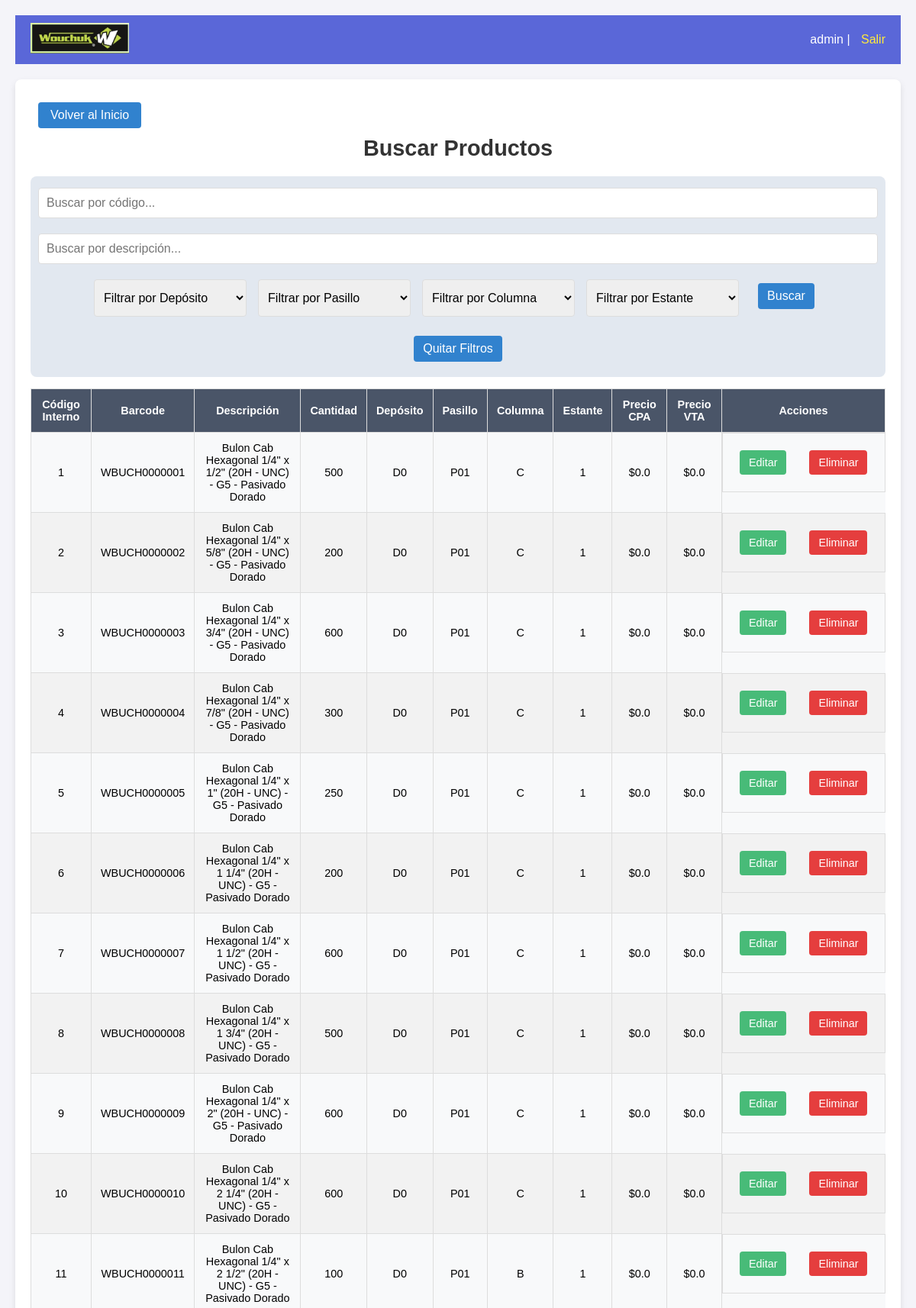
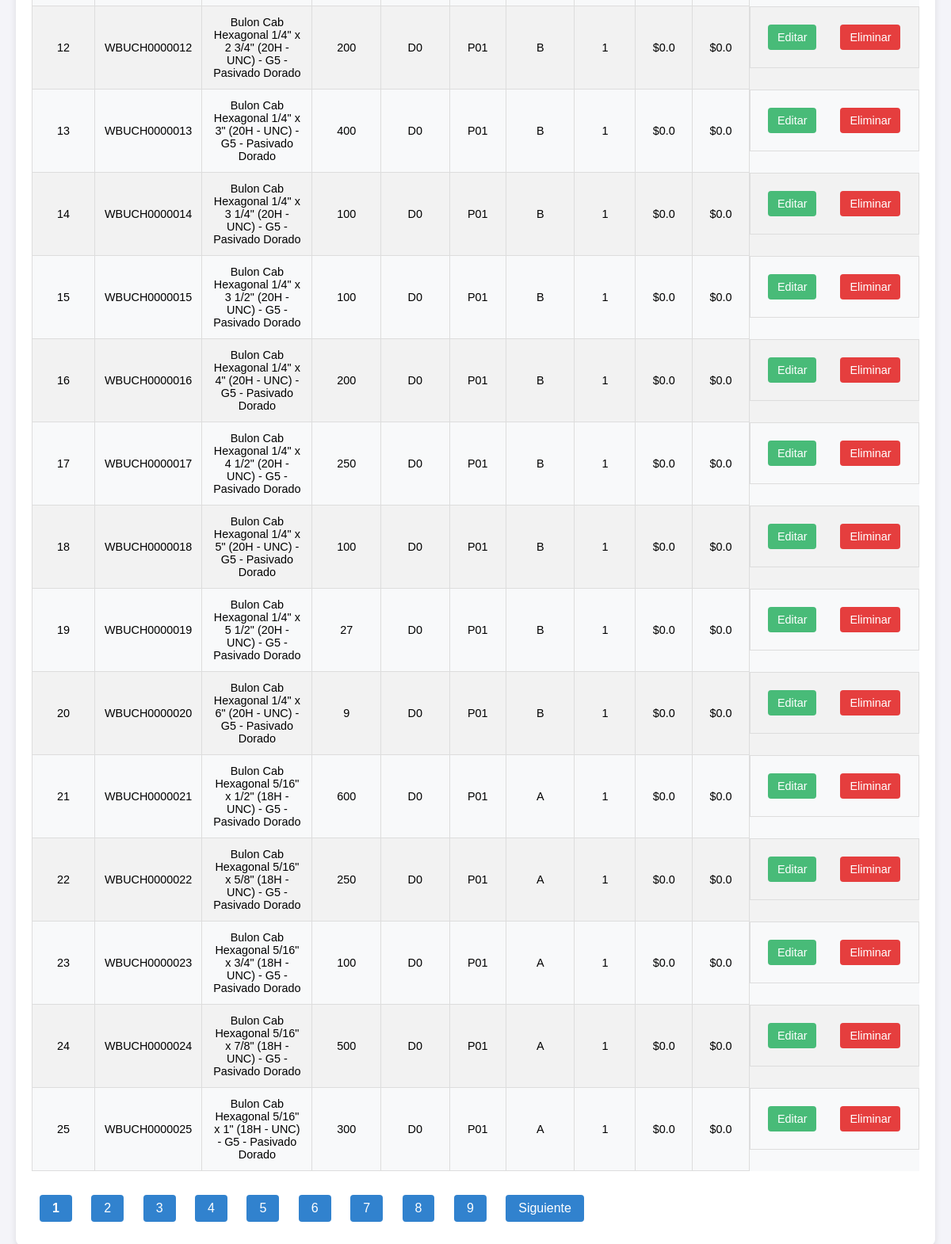
Screenshot of /buscar_productos (signed in) with the database file from the repository (2 pictures, top to bottom).
### tables this page shows
CREATE TABLE productos (
            Codigo_interno TEXT PRIMARY KEY,
            Codigo TEXT,
            Desc_Concatenada TEXT,
            cantidad INTEGER,
            deposito TEXT,
            pasillo TEXT,
            columna TEXT,
            estante TEXT,
            precio_cpa REAL DEFAULT 0.0,
            precio_vta REAL DEFAULT 0.0
        );

### app.py (the view)
@app.route('/buscar_productos')
def buscar_productos():
    conn = sqlite3.connect('ferreteria.db')
    conn.row_factory = sqlite3.Row
    cursor = conn.cursor()
    page = request.args.get('page', 1, type=int)
    per_page = 25
    search_codigo = str(request.args.get('search_codigo', '')).strip().lower()
    search_descripcion = str(request.args.get('search_descripcion', '')).strip().lower()
    filtro_deposito = str(request.args.get('filtro_deposito', '')).strip().lower()
    filtro_pasillo = str(request.args.get('filtro_pasillo', '')).strip().lower()
    filtro_columna = str(request.args.get('filtro_columna', '')).strip().lower()
    filtro_estante = str(request.args.get('filtro_estante', '')).strip().lower()
    query = "SELECT * FROM productos WHERE 1=1"
    params = {}
    if search_codigo:
        query += " AND LOWER(Codigo) LIKE :search_codigo"
        params['search_codigo'] = f"%{search_codigo}%"
    if search_descripcion:
        keywords = search_descripcion.split()
        for i, keyword in enumerate(keywords):
            query += f" AND LOWER(Desc_Concatenada) LIKE :keyword_{i}"
            params[f'keyword_{i}'] = f"%{keyword}%"
    if filtro_deposito:
        query += " AND LOWER(deposito) = :filtro_deposito"
        params['filtro_deposito'] = filtro_deposito
    if filtro_pasillo:
        query += " AND LOWER(pasillo) = :filtro_pasillo"
        params['filtro_pasillo'] = filtro_pasillo
    if filtro_columna:
        query += " AND LOWER(columna) = :filtro_columna"
        params['filtro_columna'] = filtro_columna
    if filtro_estante:
        query += " AND LOWER(estante) = :filtro_estante"
        params['filtro_estante'] = filtro_estante
    total_products = cursor.execute(query, params).fetchall()
    total_pages = math.ceil(len(total_products) / per_page)
    query += " LIMIT :limit OFFSET :offset"
    params['limit'] = per_page
    params['offset'] = (page - 1) * per_page
    productos_paginados = cursor.execute(query, params).fetchall()
    start_page = max(page - 8, 1)
    end_page = min(page + 8, total_pages)
    productos = [
        {
            "Codigo_interno": producto["Codigo_interno"],
            "Codigo": producto["Codigo"],
            "descripcion": producto["Desc_Concatenada"],
            "cantidad": producto["cantidad"],
            "deposito": producto["deposito"],
            "pasillo": producto["pasillo"],
            "columna": producto["columna"],
            "estante": producto["estante"],
            "precio_cpa": producto["precio_cpa"],
            "precio_vta": producto["precio_vta"]
        }
        for producto in productos_paginados
    ]
    depositos = [row[0] for row in cursor.execute("SELECT DISTINCT deposito FROM productos WHERE deposito IS NOT NULL AND TRIM(deposito) != ''").fetchall()]
    pasillos = [row[0] for row in cursor.execute("SELECT DISTINCT pasillo FROM productos WHERE pasillo IS NOT NULL AND TRIM(pasillo) != ''").fetchall()]
    columnas = [row[0] for row in cursor.execute("SELECT DISTINCT columna FROM productos WHERE columna IS NOT NULL AND TRIM(columna) != ''").fetchall()]
    estantes = [row[0] for row in cursor.execute("SELECT DISTINCT estante FROM productos WHERE estante IS NOT NULL AND TRIM(estante) != ''").fetchall()]
    conn.close()
    return render_template(
        'buscar_productos.html',
        productos=productos,
        depositos=depositos,
        pasillos=pasillos,
        columnas=columnas,
        estantes=estantes,
        page=page,
        total_pages=total_pages,
        search_codigo=search_codigo,
        start_page=start_page,
        end_page=end_page,
        search_descripcion=search_descripcion,
        filtro_deposito=filtro_deposito,
        filtro_pasillo=filtro_pasillo,
        filtro_columna=filtro_columna,
        filtro_estante=filtro_estante
    )

### templates/buscar_productos.html (shortened to what this page needs)
{% extends "base.html" %}
{% block content %}
<button onclick="window.location.href='/'" style="margin: 10px; padding: 8px 16px; font-size: 1em; cursor: pointer;">
    Volver al Inicio
</button>
<h1>Buscar Productos</h1>
<div class="filters">
    <input type="text" id="search_codigo" placeholder="Buscar por código..." value="{{ search_codigo }}">
    <input type="text" id="search_descripcion" placeholder="Buscar por descripción..." value="{{ search_descripcion }}">
    <select id="filtro_deposito">
        <option value="">Filtrar por Depósito</option>
    </select>
    <select id="filtro_pasillo">
        <option value="">Filtrar por Pasillo</option>
    </select>
    <select id="filtro_columna">
        <option value="">Filtrar por Columna</option>
    </select>
    <select id="filtro_estante">
        <option value="">Filtrar por Estante</option>
    </select>
    <button onclick="applyFilters()">Buscar</button>
    <button class="clear-filters" onclick="clearFilters()">Quitar Filtros</button>
</div>
<div class="table-container">
    <table>
        <thead>
            <tr>
                <th>Código Interno</th>
                <th>Barcode</th>
                <th>Descripción</th>
                <th>Cantidad</th>
                <th>Depósito</th>
                <th>Pasillo</th>
                <th>Columna</th>
                <th>Estante</th>
                <th>Precio CPA</th>
                <th>Precio VTA</th>
                <th>Acciones</th>
            </tr>
        </thead>
        <tbody>
            {% for producto in productos %}
            <tr data-codigo-interno="{{ producto['Codigo_interno'] }}">
                <td>{{ producto['Codigo_interno'] }}</td>
                <td>{{ producto['Codigo'] }}</td>
                <td contenteditable="false" class="editable">{{ producto['descripcion'] }}</td>
                <td contenteditable="false" class="editable">{{ producto['cantidad'] }}</td>
                <td contenteditable="false" class="editable">{{ producto['deposito'] }}</td>
                <td contenteditable="false" class="editable">{{ producto['pasillo'] }}</td>
                <td contenteditable="false" class="editable">{{ producto['columna'] }}</td>
                <td contenteditable="false" class="editable">{{ producto['estante'] }}</td>
                <td contenteditable="false" class="editable">${{ producto['precio_cpa'] }}</td>
                <td contenteditable="false" class="editable">${{ producto['precio_vta'] }}</td>
                <td class="action-buttons">
                    <button class="edit" onclick="habilitarEdicion(this)">Editar</button>
                    <button class="delete" onclick="eliminarProducto('{{ producto['Codigo_interno'] }}')">Eliminar</button>
                </td>
            </tr>
            {% endfor %}
        </tbody>
    </table>
</div>
<div class="pagination">
    {% for p in range(start_page, end_page + 1) %}
        <button onclick="navigatePage({{ p }})" {% if p == page %}style="font-weight: bold;"{% endif %}>{{ p }}</button>
    {% endfor %}
    {% if page < total_pages %}
        <button onclick="navigatePage({{ page + 1 }})">Siguiente</button>
    {% endif %}
</div>
{% endblock %}

### static/styles.css (style rules this page uses)
body { font-family: Arial, sans-serif; background-color: #f4f4f9; margin: 0; padding: 20px; }
h1 { color: #333; text-align: center; font-size: 1.8em; margin-bottom: 20px; margin-top: 0; }
button { margin: 10px; padding: 8px 16px; font-size: 1em; cursor: pointer; background-color: #3182ce; color: #ffffff; border: none; border-radius: 4px; transition: background-color 0.3s; }
.table-container { width: 100%; overflow-x: auto; }
table { width: 100%; border-collapse: collapse; margin-bottom: 20px; font-size: 0.9em; background-color: #f8f9fa; }
th, td { padding: 12px; text-align: center; border: 1px solid #ddd; }
th { background-color: #4a5568; color: white; }
tr:nth-child(even) { background-color: #f2f2f2; }
.filters { margin-bottom: 15px; padding: 10px; display: flex; gap: 15px; justify-content: center; flex-wrap: wrap; background-color: #e2e8f0; border-radius: 8px; }
.filters input, .filters select { padding: 8px; font-size: 1em; border: 1px solid #ddd; border-radius: 4px; width: 200px; }
.filters button { background-color: #3182ce; color: white; border: none; border-radius: 4px; padding: 8px 12px; cursor: pointer; transition: background-color 0.3s; }
.action-buttons { display: flex; gap: 10px; }
.action-buttons .edit { background-color: #48bb78; padding: 8px 12px; color: white; border: none; border-radius: 4px; cursor: pointer; transition: background-color 0.3s; }
.action-buttons .delete { background-color: #e53e3e; padding: 8px 12px; color: white; border: none; border-radius: 4px; cursor: pointer; transition: background-color 0.3s; }
h1 { color: #333; font-size: 1.8em; margin-bottom: 20px; }
input[type="text"], input[type="password"] { width: 100%; padding: 10px; margin-top: 5px; border: 1px solid #ddd; border-radius: 4px; box-sizing: border-box; font-size: 1em; transition: border-color 0.3s; }
input[type="number"], input[type="text"], select { width: 100%; padding: 10px; margin-top: 5px; border: 1px solid #ddd; border-radius: 4px; box-sizing: border-box; font-size: 1em; transition: border-color 0.3s; }

### rows the page displays
productos: Codigo_interno "1", Codigo "WBUCH0000001", descripcion "Bulon Cab Hexagonal 1/4\" x 1/2\" (20H - UNC) - G5 - Pasivado Dorado", cantidad "500", deposito "D0", pasillo "P01", columna "C", estante "1", precio_cpa "0.0", precio_vta "0.0"
productos: Codigo_interno "2", Codigo "WBUCH0000002", descripcion "Bulon Cab Hexagonal 1/4\" x 5/8\" (20H - UNC) - G5 - Pasivado Dorado", cantidad "200", deposito "D0", pasillo "P01", columna "C", estante "1", precio_cpa "0.0", precio_vta "0.0"
productos: Codigo_interno "3", Codigo "WBUCH0000003", descripcion "Bulon Cab Hexagonal 1/4\" x 3/4\" (20H - UNC) - G5 - Pasivado Dorado", cantidad "600", deposito "D0", pasillo "P01", columna "C", estante "1", precio_cpa "0.0", precio_vta "0.0"
productos: Codigo_interno "4", Codigo "WBUCH0000004", descripcion "Bulon Cab Hexagonal 1/4\" x 7/8\" (20H - UNC) - G5 - Pasivado Dorado", cantidad "300", deposito "D0", pasillo "P01", columna "C", estante "1", precio_cpa "0.0", precio_vta "0.0"
productos: Codigo_interno "5", Codigo "WBUCH0000005", descripcion "Bulon Cab Hexagonal 1/4\" x 1\" (20H - UNC) - G5 - Pasivado Dorado", cantidad "250", deposito "D0", pasillo "P01", columna "C", estante "1", precio_cpa "0.0", precio_vta "0.0"
productos: Codigo_interno "6", Codigo "WBUCH0000006", descripcion "Bulon Cab Hexagonal 1/4\" x 1 1/4\" (20H - UNC) - G5 - Pasivado Dorado", cantidad "200", deposito "D0", pasillo "P01", columna "C", estante "1", precio_cpa "0.0", precio_vta "0.0"
productos: Codigo_interno "7", Codigo "WBUCH0000007", descripcion "Bulon Cab Hexagonal 1/4\" x 1 1/2\" (20H - UNC) - G5 - Pasivado Dorado", cantidad "600", deposito "D0", pasillo "P01", columna "C", estante "1", precio_cpa "0.0", precio_vta "0.0"
productos: Codigo_interno "8", Codigo "WBUCH0000008", descripcion "Bulon Cab Hexagonal 1/4\" x 1 3/4\" (20H - UNC) - G5 - Pasivado Dorado", cantidad "500", deposito "D0", pasillo "P01", columna "C", estante "1", precio_cpa "0.0", precio_vta "0.0"
productos: Codigo_interno "9", Codigo "WBUCH0000009", descripcion "Bulon Cab Hexagonal 1/4\" x 2\" (20H - UNC) - G5 - Pasivado Dorado", cantidad "600", deposito "D0", pasillo "P01", columna "C", estante "1", precio_cpa "0.0", precio_vta "0.0"
productos: Codigo_interno "10", Codigo "WBUCH0000010", descripcion "Bulon Cab Hexagonal 1/4\" x 2 1/4\" (20H - UNC) - G5 - Pasivado Dorado", cantidad "600", deposito "D0", pasillo "P01", columna "C", estante "1", precio_cpa "0.0", precio_vta "0.0"
productos: Codigo_interno "11", Codigo "WBUCH0000011", descripcion "Bulon Cab Hexagonal 1/4\" x 2 1/2\" (20H - UNC) - G5 - Pasivado Dorado", cantidad "100", deposito "D0", pasillo "P01", columna "B", estante "1", precio_cpa "0.0", precio_vta "0.0"
productos: Codigo_interno "12", Codigo "WBUCH0000012", descripcion "Bulon Cab Hexagonal 1/4\" x 2 3/4\" (20H - UNC) - G5 - Pasivado Dorado", cantidad "200", deposito "D0", pasillo "P01", columna "B", estante "1", precio_cpa "0.0", precio_vta "0.0"
productos: Codigo_interno "13", Codigo "WBUCH0000013", descripcion "Bulon Cab Hexagonal 1/4\" x 3\" (20H - UNC) - G5 - Pasivado Dorado", cantidad "400", deposito "D0", pasillo "P01", columna "B", estante "1", precio_cpa "0.0", precio_vta "0.0"
productos: Codigo_interno "14", Codigo "WBUCH0000014", descripcion "Bulon Cab Hexagonal 1/4\" x 3 1/4\" (20H - UNC) - G5 - Pasivado Dorado", cantidad "100", deposito "D0", pasillo "P01", columna "B", estante "1", precio_cpa "0.0", precio_vta "0.0"
productos: Codigo_interno "15", Codigo "WBUCH0000015", descripcion "Bulon Cab Hexagonal 1/4\" x 3 1/2\" (20H - UNC) - G5 - Pasivado Dorado", cantidad "100", deposito "D0", pasillo "P01", columna "B", estante "1", precio_cpa "0.0", precio_vta "0.0"
productos: Codigo_interno "16", Codigo "WBUCH0000016", descripcion "Bulon Cab Hexagonal 1/4\" x 4\" (20H - UNC) - G5 - Pasivado Dorado", cantidad "200", deposito "D0", pasillo "P01", columna "B", estante "1", precio_cpa "0.0", precio_vta "0.0"
productos: Codigo_interno "17", Codigo "WBUCH0000017", descripcion "Bulon Cab Hexagonal 1/4\" x 4 1/2\" (20H - UNC) - G5 - Pasivado Dorado", cantidad "250", deposito "D0", pasillo "P01", columna "B", estante "1", precio_cpa "0.0", precio_vta "0.0"
productos: Codigo_interno "18", Codigo "WBUCH0000018", descripcion "Bulon Cab Hexagonal 1/4\" x 5\" (20H - UNC) - G5 - Pasivado Dorado", cantidad "100", deposito "D0", pasillo "P01", columna "B", estante "1", precio_cpa "0.0", precio_vta "0.0"
productos: Codigo_interno "19", Codigo "WBUCH0000019", descripcion "Bulon Cab Hexagonal 1/4\" x 5 1/2\" (20H - UNC) - G5 - Pasivado Dorado", cantidad "27", deposito "D0", pasillo "P01", columna "B", estante "1", precio_cpa "0.0", precio_vta "0.0"
productos: Codigo_interno "20", Codigo "WBUCH0000020", descripcion "Bulon Cab Hexagonal 1/4\" x 6\" (20H - UNC) - G5 - Pasivado Dorado", cantidad "9", deposito "D0", pasillo "P01", columna "B", estante "1", precio_cpa "0.0", precio_vta "0.0"
productos: Codigo_interno "21", Codigo "WBUCH0000021", descripcion "Bulon Cab Hexagonal 5/16\" x 1/2\" (18H - UNC) - G5 - Pasivado Dorado", cantidad "600", deposito "D0", pasillo "P01", columna "A", estante "1", precio_cpa "0.0", precio_vta "0.0"
productos: Codigo_interno "22", Codigo "WBUCH0000022", descripcion "Bulon Cab Hexagonal 5/16\" x 5/8\" (18H - UNC) - G5 - Pasivado Dorado", cantidad "250", deposito "D0", pasillo "P01", columna "A", estante "1", precio_cpa "0.0", precio_vta "0.0"
productos: Codigo_interno "23", Codigo "WBUCH0000023", descripcion "Bulon Cab Hexagonal 5/16\" x 3/4\" (18H - UNC) - G5 - Pasivado Dorado", cantidad "100", deposito "D0", pasillo "P01", columna "A", estante "1", precio_cpa "0.0", precio_vta "0.0"
productos: Codigo_interno "24", Codigo "WBUCH0000024", descripcion "Bulon Cab Hexagonal 5/16\" x 7/8\" (18H - UNC) - G5 - Pasivado Dorado", cantidad "500", deposito "D0", pasillo "P01", columna "A", estante "1", precio_cpa "0.0", precio_vta "0.0"
productos: Codigo_interno "25", Codigo "WBUCH0000025", descripcion "Bulon Cab Hexagonal 5/16\" x 1\" (18H - UNC) - G5 - Pasivado Dorado", cantidad "300", deposito "D0", pasillo "P01", columna "A", estante "1", precio_cpa "0.0", precio_vta "0.0"

### other values shown
{{ session['username'] }} "admin"
{{ p }} "1" "2" "3" "4" "5" "6" "7" "8" "9"
